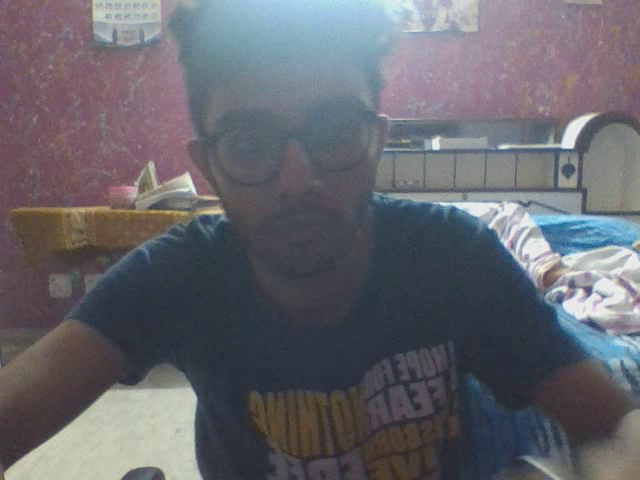
#> input picture frame 2 of output.avi, 640 x 480 px, given in place of the camera
$ python cvv_video.py   (older library calls are emulated)
#> lines starting #> are read from the running program, lines starting #| are printed output that depends on the picture; after the words box and inside, x2 and y2 are one past the last pixel; in counts of white or black regions, pixels touching at a corner belong together
import cv2
import numpy as np


cap = cv2.VideoCapture(0)
fourcc = cv2.VideoWriter_fourcc(*'XVID') # Codec
out = cv2.VideoWriter('output.avi',fourcc,20.0,(640,480))

while True:
	ret, frame = cap.read()
#> frame is the input picture: shape (480, 640, 3); mean B, G, R 109, 102.4, 102.2
	frame = cv2.flip(frame,2) # Flip
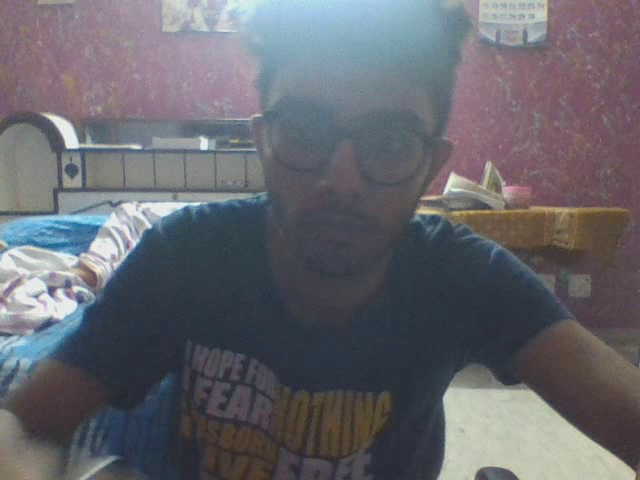
#> frame: shape (480, 640, 3); mean B, G, R 109, 102.4, 102.2
	gray = cv2.cvtColor(frame,cv2.COLOR_BGR2GRAY)
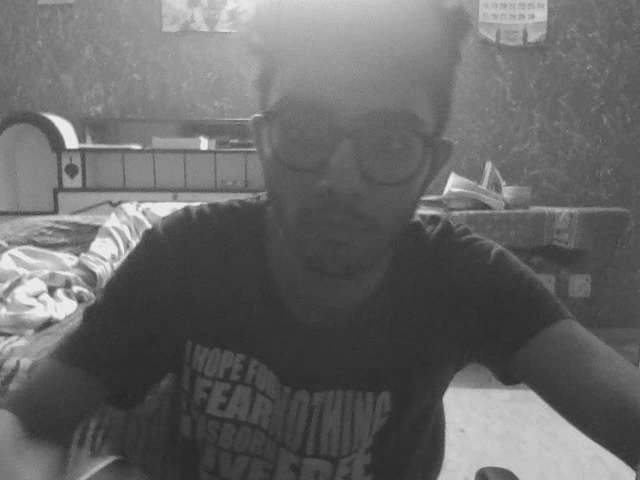
#> gray: shape (480, 640); min 38, max 242, mean 103.1
	thresh = cv2.adaptiveThreshold(gray, 255, cv2.ADAPTIVE_THRESH_GAUSSIAN_C, cv2.THRESH_BINARY,251,1)
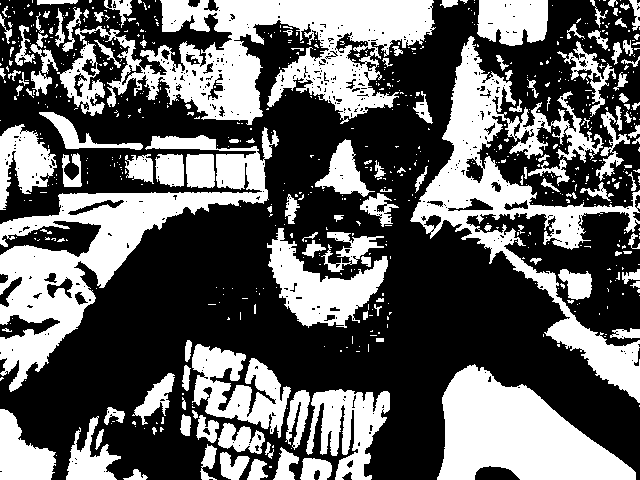
#> thresh: shape (480, 640); 38.9% white; 691 white regions (553 under 20 px)
	im2, contours, hierarchy = cv2.findContours(thresh,cv2.RETR_TREE,cv2.CHAIN_APPROX_SIMPLE)
#> contours = 1268 contours, 1104 with area under 20; largest, box (x1, y1, x2, y2) and area: (75, 0, 436, 125) 21070, (410, 36, 640, 403) 18064, (0, 127, 279, 392) 17824, (437, 364, 636, 480) 13229, (267, 228, 388, 328) 4973
	out.write(frame)
	cv2.drawContours(thresh, contours, -1, (0,255,0), 3)
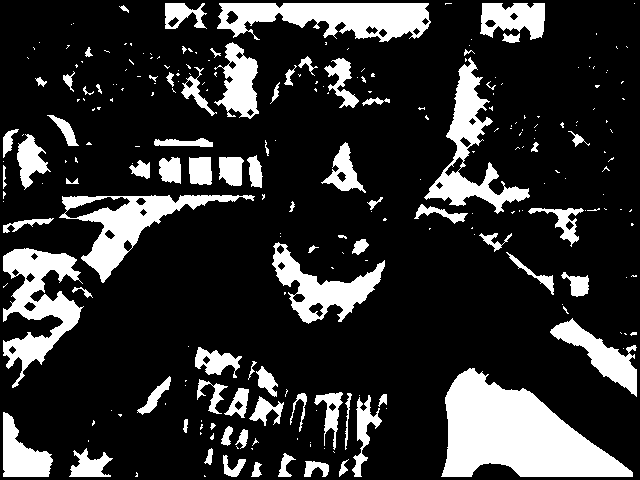
#> thresh: shape (480, 640); 19.3% white; 252 white regions (172 under 20 px), largest, box (x1, y1, x2, y2) and area: (441, 368, 633, 477) 11915, (217, 3, 431, 42) 5325, (3, 248, 84, 388) 4846
	cv2.imshow('Gray', gray)
	cv2.imshow('Normal', frame)
	cv2.imshow('im2', im2)

	if cv2.waitKey(1) & 0xFF == ord('a'):
#> (key Esc is pressed here)
		break
cap.release();
out.release();
cv2.destroyAllWindows()

$ run again, starting later in the video
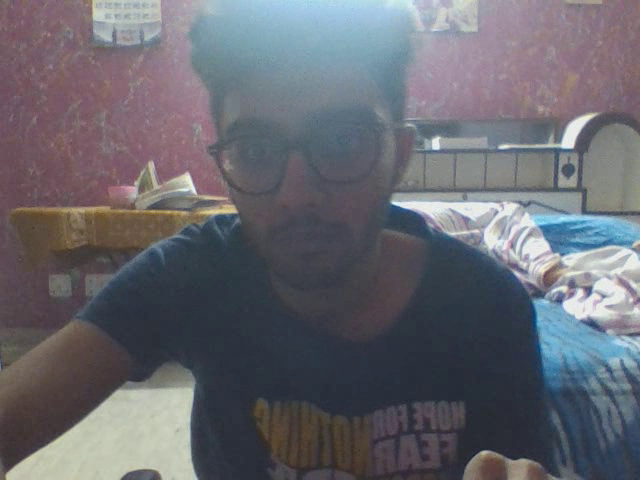
#> input picture frame 11 of output.avi, 640 x 480 px, given in place of the camera
#> frame is the input picture: shape (480, 640, 3); mean B, G, R 111.3, 104, 103.5
#> `thresh = cv2.adaptiveThreshold(gray, 255, cv2.ADAPTIVE_THRESH_GAUSSIAN..`:
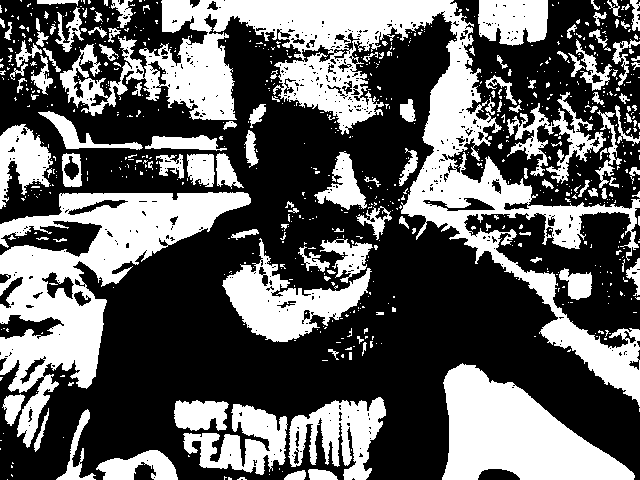
#> thresh: shape (480, 640); 38.2% white; 761 white regions (637 under 20 px)
#> contours = 1391 contours, 1228 with area under 20; largest, box (x1, y1, x2, y2) and area: (60, 0, 640, 407) 39516, (0, 192, 251, 448) 21003, (442, 363, 635, 480) 12516, (222, 238, 372, 342) 5948, (288, 397, 386, 480) 4146
#> `cv2.drawContours(thresh, contours, -1, (0,255,0), 3)`:
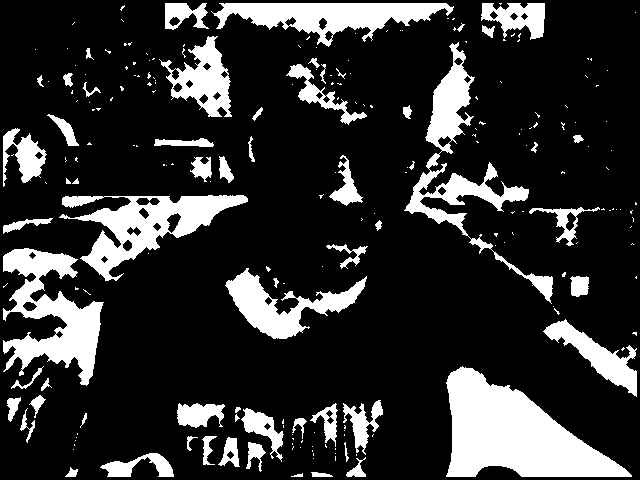
#> thresh: shape (480, 640); 19% white; 223 white regions (160 under 20 px), largest, box (x1, y1, x2, y2) and area: (446, 366, 632, 477) 11259, (3, 248, 104, 386) 6446, (404, 42, 553, 304) 6023

$ run again, starting later in the video
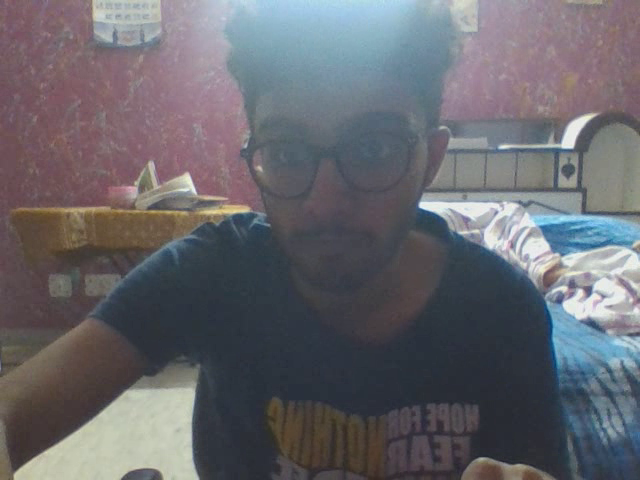
#> input picture frame 20 of output.avi, 640 x 480 px, given in place of the camera
#> frame is the input picture: shape (480, 640, 3); mean B, G, R 108.9, 103.1, 103.6
#> `thresh = cv2.adaptiveThreshold(gray, 255, cv2.ADAPTIVE_THRESH_GAUSSIAN..`:
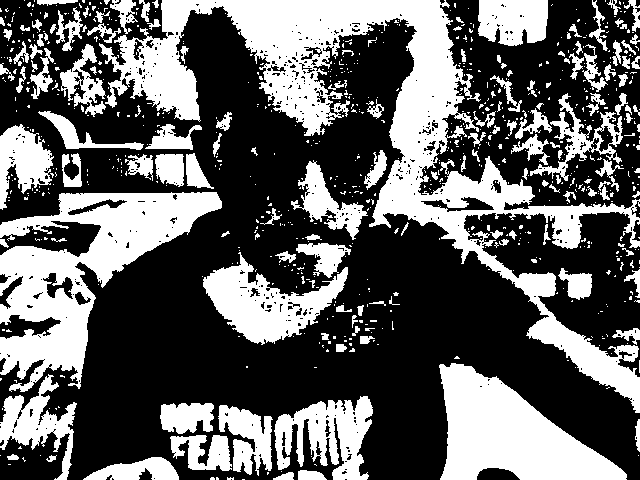
#> thresh: shape (480, 640); 38.2% white; 795 white regions (650 under 20 px)
#> contours = 1384 contours, 1221 with area under 20; largest, box (x1, y1, x2, y2) and area: (99, 0, 640, 413) 38346, (0, 192, 222, 392) 17655, (439, 363, 627, 480) 11940, (203, 252, 348, 345) 5865, (274, 396, 373, 480) 4482
#> `cv2.drawContours(thresh, contours, -1, (0,255,0), 3)`:
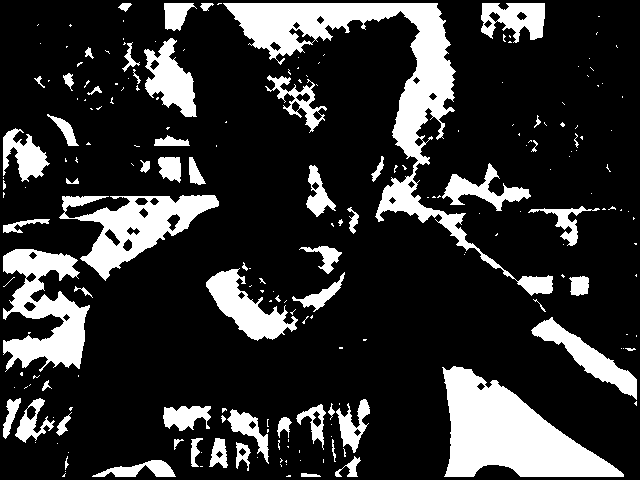
#> thresh: shape (480, 640); 19.6% white; 211 white regions (149 under 20 px), largest, box (x1, y1, x2, y2) and area: (223, 3, 553, 296) 13319, (442, 366, 624, 477) 10638, (3, 249, 90, 372) 5668
